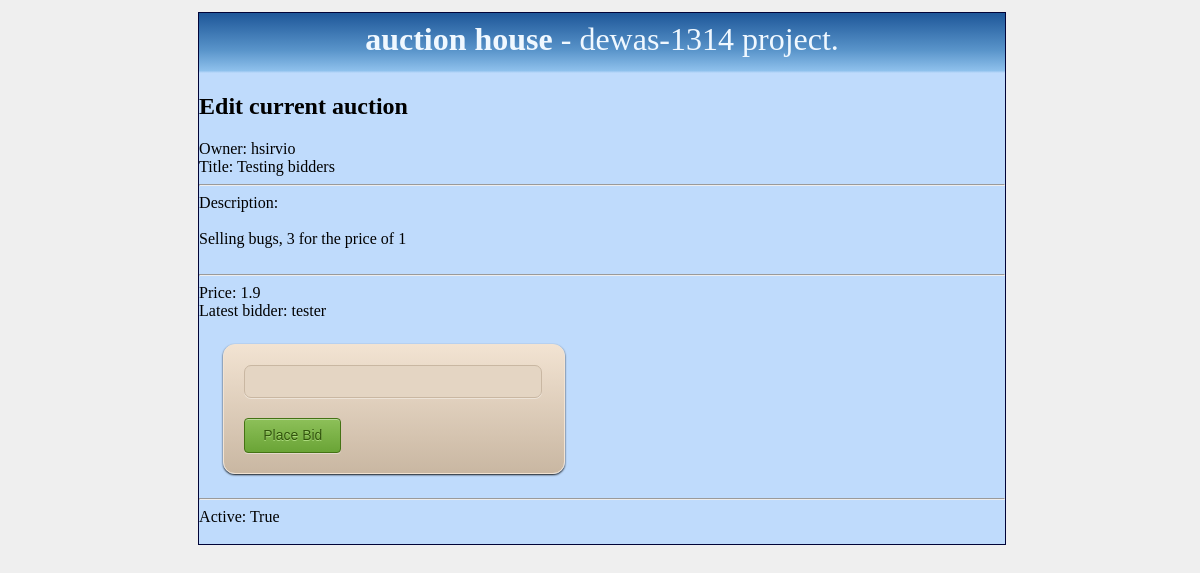
The app's page /auction/1/ with its own data.
### AuctionApp/models.py (models this page shows, shortened)
class Auction(models.Model):
    id = models.AutoField(primary_key=True)
    ownerid = models.ForeignKey(User, related_name="created")
    starttime = models.DateTimeField(default=datetime.utcnow(), blank=True)
    endtime = models.DateTimeField(default=timezone.now(), blank=True)
    title = models.CharField(max_length=30, default="New Auction")
    content = models.TextField()
    version = models.IntegerField(default=0)
    min_price = models.FloatField(default=0.00)
    is_active = models.BooleanField(default=False)
    is_locked = models.BooleanField(default=False)
    latest_bid_by = models.ForeignKey(User, related_name="bids")

### AuctionApp/views.py (the view)
def show_auction(request, auction_id):
    try:
        auction = Auction.objects.get(id=auction_id)
        if request.method == "POST" and auction.is_active:
            place_bid(request, auction)
    except:
        messages.error(request, 'Unable to bid')
    return render(request, "show_auction.html", {'auction': auction, 'user': request.user})

### templates/show_auction.html (shortened to what this page needs)
{% include "head.html" %}
{% include "body.html" %}
<article>
	<div id="content">
        <h1>Edit current auction<br></h1>
		Owner: {{ auction.ownerid.username }}<br>
		Title: {{ auction.title }}<br>
		<hr>
		Description: <br><br>
		{{ auction.content }}<br><br>
		<hr>
		Price: {{ auction.min_price }}<br>
		Latest bidder:
        {% if auction.latest_bid_by != auction.ownerid %}
            {{ auction.latest_bid_by }}
        {% endif %}
        <br>
        <form action="/auction/{{ auction.id }}/" class="form-container" method="post">
           	<input class="form-field" step="0.01" type="number" name="bidfield">
	        <input class="submit-button" type="submit" name="bidbutton" value="Place Bid">
        </form>
        <hr>
		Active: {{ auction.is_active }}<br><br>
	</div>
</article>
{% include "footer.html" %}

### static/style.css (style rules this page uses)
body { width: 99%; height: 99%; background-color: #EFEFEF; }
.form-container { margin: 3% 3% 3% 3%; border: 1px solid #f2e3d2; background: #c9b7a2; background: -webkit-gradient(linear, left top, left bottom, from(#f2e3d2), to(#c9b7a2)); background: -webkit-linear-gradient(top, #f2e3d2, #c9b7a2); background: -moz-linear-gradient(top, #f2e3d2, #c9b7a2); background: -ms-linear-gradient(top, #f2e3d2, #c9b7a2); background: -o-linear-gradient(top, #f2e3d2, #c9b7a2); background-image: -ms-linear-gradient(top, #f2e3d2 0%, #c9b7a2 100%); -webkit-border-radius: 12px; -moz-border-radius: 12px; border-radius: 12px; -webkit-box-shadow: rgba(000, 000, 000, 0.9) 0 1px 2px, inset rgba(255, 255, 255, 0.4) 0 0px 0; -moz-box-shadow: rgba(000, 000, 000, 0.9) 0 1px 2px, inset rgba(255, 255, 255, 0.4) 0 0px 0; box-shadow: rgba(000, 000, 000, 0.9) 0 1px 2px, inset rgba(255, 255, 255, 0.4) 0 0px 0; font-family: 'Helvetica Neue', Helvetica, sans-serif; text-decoration: none; vertical-align: middle; min-width: 300px; padding: 20px; width: 300px; }
.form-field { border: 1px solid #c9b7a2; background: #e4d5c3; -webkit-border-radius: 7px; -moz-border-radius: 7px; border-radius: 7px; color: #c9b7a2; -webkit-box-shadow: rgba(255, 255, 255, 0.4) 0 1px 0, inset rgba(000, 000, 000, 0.7) 0 0px 0px; -moz-box-shadow: rgba(255, 255, 255, 0.4) 0 1px 0, inset rgba(000, 000, 000, 0.7) 0 0px 0px; box-shadow: rgba(255, 255, 255, 0.4) 0 1px 0, inset rgba(000, 000, 000, 0.7) 0 0px 0px; padding: 8px; margin-bottom: 20px; width: 280px; }

### records on screen
Auction: ownerid.username "hsirvio", title "Testing bidders", content "Selling bugs, 3 for the price of 1", min_price "1.9", latest_bid_by "tester", is_active "True"
